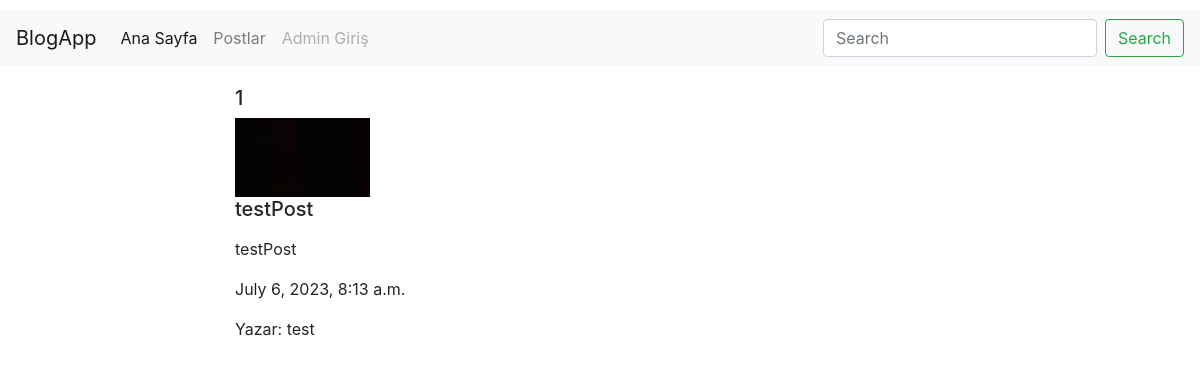
The app's page /post/details/1/ with its own data.
### post/models.py (models this page shows, shortened)
class Post(models.Model):
    user = models.ForeignKey('auth.User', verbose_name='yazar', on_delete=models.CASCADE, related_name='post')
    title = models.CharField(max_length=120, verbose_name="baslik")
    content = RichTextField(verbose_name="icerik")
    publishingDate = models.DateTimeField(verbose_name="yayinlanma tarihi", auto_now_add=True)
    image = models.FileField(null=True, blank=True)
    slug = models.SlugField(unique=True, editable=False, max_length=130)
    class Meta:
        ordering = ['-publishingDate']

### post/views.py (the view)
# urls.py: path('details/<int:id>/', post_details, name='details'),
def post_details(request, id):
    get_object_or_404(Post, id=id)
    postRef = Post.objects.get(id=id)
    return render(request, 'post/details.html', {'post': postRef})

### templates/post/details.html (shortened to what this page needs)
{% extends 'base.html' %}
{% block body %}
    <div class="container-fluid" style="width: 50rem;">
        <div class="card-body">
            <h5>{{ post.id }}</h5>
            {% if post.image %}
                <image src="{{ post.image.url }}" class="img-responsive"/>
            {% endif %}
            <h5 class="card-title">{{ post.title }}</h5>
            <p class="card-text">{{ post.content|safe|linebreaks }}</p>
            <p class="card-text">{{ post.publishingDate }}</p>
            <p class="card-text">Yazar: {{ post.user }}</p>
        </div>
</div>
{% endblock %}

### static/css/style.css (style rules this page uses)
body { padding-top: 10px; }

### records on screen
Post: id "1", image (picture), title "testPost", content "testPost", publishingDate "July 6, 2023, 8:13 a.m.", user "test"
